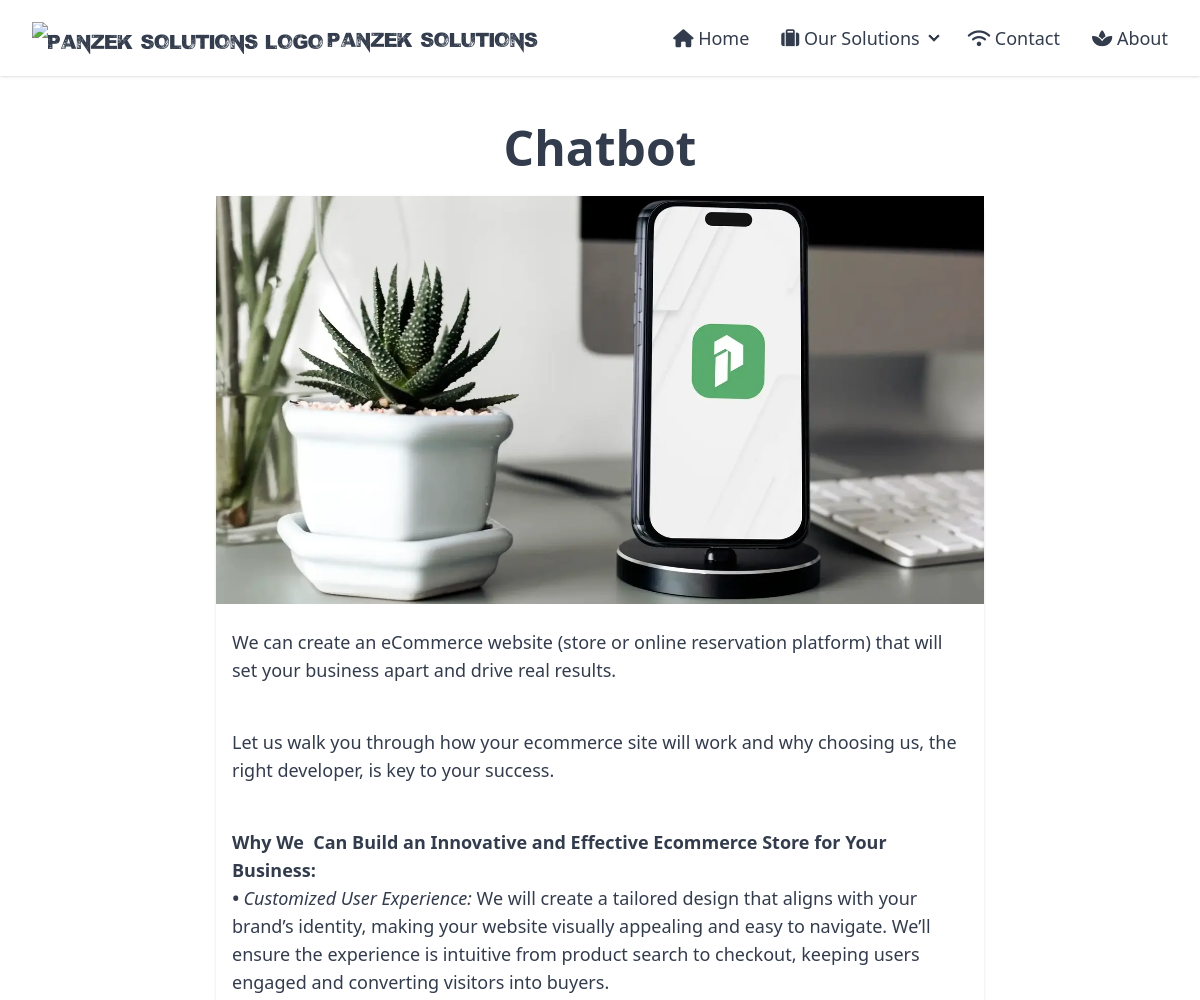
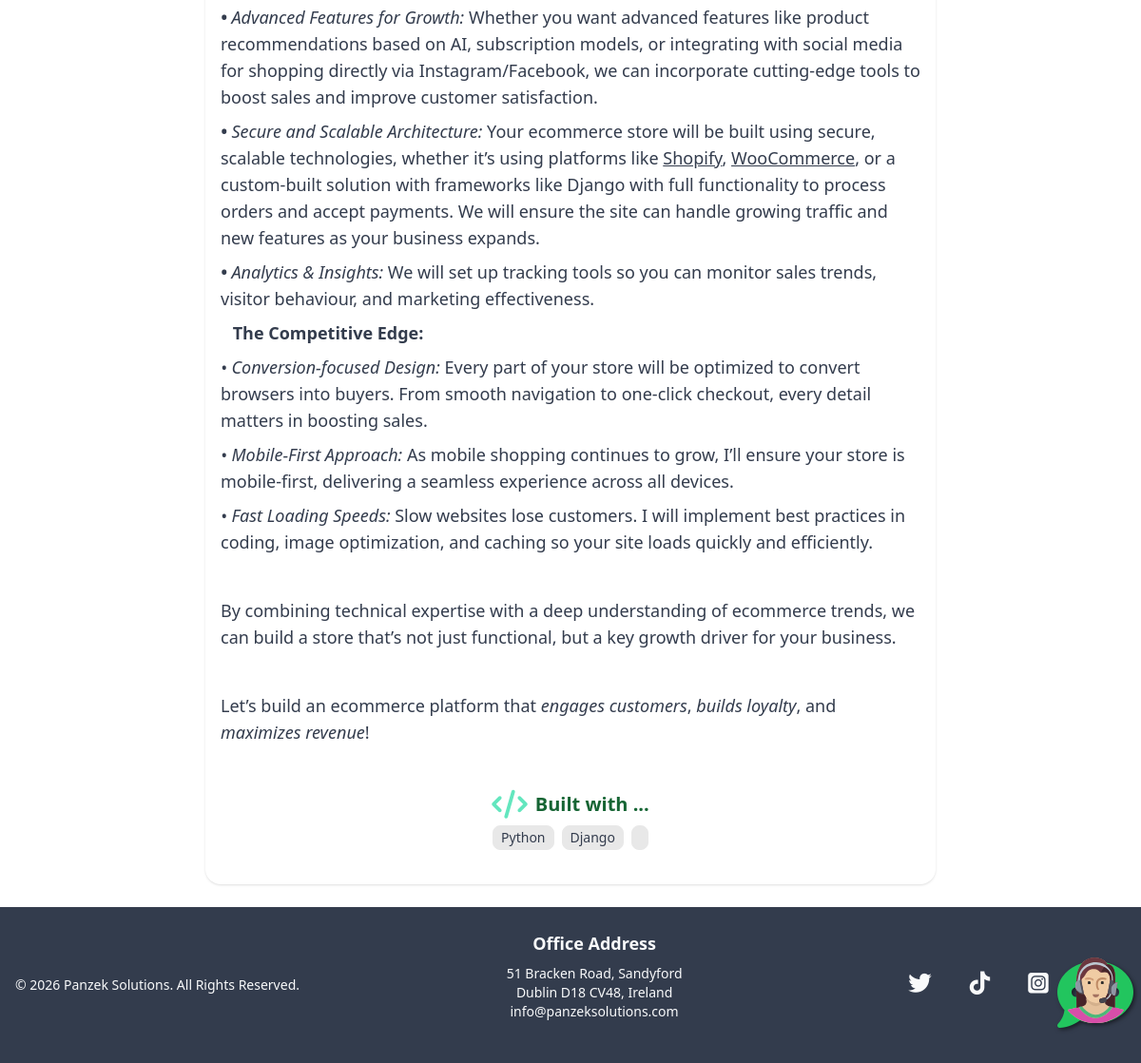
Page /solutions/5/ (signed in) on the committed database (2 pictures, top to bottom).
### solutions/models.py (models this page shows, shortened)
class Solution(models.Model):
    name = models.CharField(max_length=200, null=False, blank=False)
    description = CKEditor5Field('Description', config_name='extends', null=True, blank=True)
    tech_stack = models.TextField(null=True, blank=True)
    image = ResizedImageField(
        size=[800, 400],
        crop=['middle', 'center'],
        quality=75,
        upload_to='solutions_image/',
        force_format='WEBP',
        null=True,
        blank=True
    )
    class Meta:
        ordering = ['-id']

### solutions/views.py (the view)
# urls.py: path('<int:pk>/', SolutionDetailView.as_view(), name='solution_detail'),
class SolutionDetailView(DetailView):
    model = Solution
    def get_context_data(self, **kwargs):
        context = super().get_context_data(**kwargs)
        context['tech_stack_list'] = self.object.tech_stack.split(',')
        return context

### home/context_processors.py (called while the page is built)
def current_year(request):
    return {
        'current_year': datetime.now().year
    }

### solutions/templates/solutions/solution_detail.html (shortened to what this page needs)
{% extends 'base.html' %}
{% load static %}
{% block content %}
<div class="container mx-auto py-6">
    <div class="relative flex items-center py-6">
        <span class="flex-shrink text-3xl md:text-4xl lg:text-5xl font-bold mx-auto">{{ solution.name }}</span>
    </div>
    <div class="hero">
        <div class="flex flex-col max-w-3xl rounded-box shadow">
            <div class="justify-center mx-auto">
                <figure>
                    {% if solution.image %}
                        <img src="{{ solution.image.url }}" alt="{{ solution.name }}">
                    {% else %}
                        <div class="w-full bg-base-200 flex items-center justify-center text-sm text-gray-400">
                            No image
                        </div>
                    {% endif %}
                </figure>
            </div>
            <div class="p-2 mb-2">
                <article class="card-actions mx-auto px-2 text-md md:text-md lg:text-lg text-left">
                    <p class="mb-2"> {{ solution.description | safe }}</p>
                </article>
            </div>
            <div class="card-actions max-w-sm flex flex-col items-center mx-auto py-6 mb-3">
                <h4 class="card-title text-green-800 hover:text-green-500"><i class="fa-solid fa-code fa-xl" style="color: #63E6BE;"></i>Built with ...</h4>
                <div>
                    <ul class="card-actions flex flex-wrap justify-center">
                        {% for tech in tech_stack_list %}
                        <li class="badge badge-ghost rounded-lg bordered px-2 py-3">
                            {{ tech | title }}
                        </li>
                        {% endfor %}
                    </ul>
                </div>
            </div>
        </div>
    </div>
</div>
{% endblock %}

### rows in the picture
Solution: name "Chatbot", image (picture), description "We can create an eCommerce website (store or online reservation platform) that will set your business apart and drive real results. Let us walk you through how your ecommerce site will work and why choosing us, the right developer, is key to your success. Why We Can Build an Innovative and Effective Ecommerce Store for Your Business: • Customized User Experience: We will create a tailored design that aligns with your brand’s identity, making your website visually appealing and easy to navigate. We’ll ensure the experience is intuitive from product search to checkout, keeping users engaged and converting visitors into buyers. • Advanced Features for Growth: Whether you want advanced features…"

### other values in the picture
{{ tech | title }} "Python" "Django"
